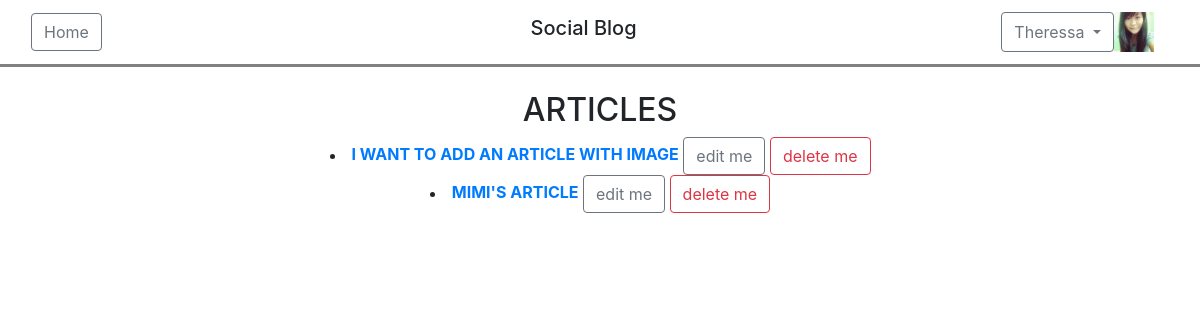
/article/ (signed in), run on an earlier commit of the app's database.
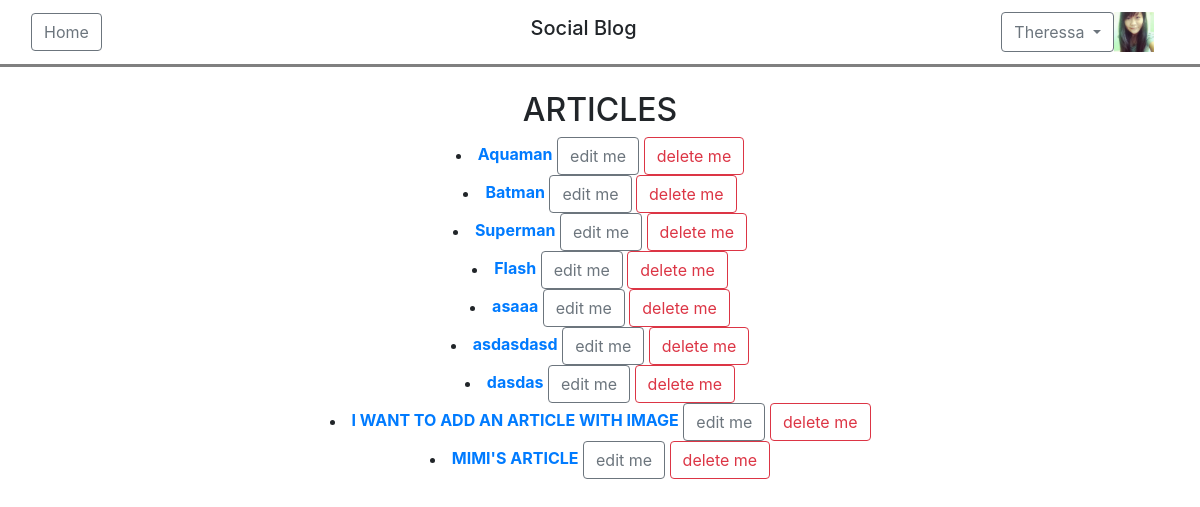
And on a later commit of the database.
### users/models.py (models this page shows, shortened)
class User(AbstractBaseUser, PermissionsMixin):
    email = models.EmailField(('email address'), unique=True)
    firstname = models.CharField(('first name'), max_length=30, blank=True)
    lastname = models.CharField(('last name'), max_length=30, blank=True)
    about_me = models.TextField(('about me'), blank=True)
    date_joined = models.DateTimeField(('date joined'), auto_now_add=True)
    is_active = models.BooleanField(('active'), default=True)
    is_staff = models.BooleanField(('staff'), default=False)
    is_superuser = models.BooleanField(('superuser'), default=False)
    avatar = models.ImageField(upload_to='avatars/', null=True, blank=True, default='avatars/default.png')
    objects = UserManager()
    USERNAME_FIELD = 'email'
    REQUIRED_FIELDS = []
    class Meta:
        verbose_name = ('user')
        verbose_name_plural = ('users')

### blog/models.py (models this page shows, shortened)
class Article(models.Model):
    title =  models.CharField(max_length = 200)
    description = models.TextField()
    owner = models.ForeignKey(settings.AUTH_USER_MODEL, on_delete=models.CASCADE)
    date_published = models.DateTimeField(auto_now_add = True)
    date_modified = models.DateTimeField(auto_now = True)
    article_image = models.ImageField(upload_to='articleImage/', null=True, blank=True)

### blog/views.py (the view)
# urls.py: path('article/', views.user_articles, name = "userarticle"),
def user_articles(request):
    if request.user.is_authenticated:
        form = Article.objects.filter(owner=request.user).order_by('-date_published')
        return render(request, 'blog/userarticles.html', {'form': form})
    else:
        return redirect('users:login')

### blog/templates/blog/userarticles.html (shortened to what this page needs)
{% extends 'users/base.html' %}
{% load widget_tweaks %}
{% load static %}
{% block switch %}
    <div class="btn-group">
        <button type="button" class="btn btn-outline-secondary dropdown-toggle" data-toggle="dropdown" aria-haspopup="true" aria-expanded="false">
            {% if request.user.firstname %}
                {{ request.user.firstname }}
            {% else %}
                {{ request.user.email }}
            {% endif %}
        </button>
    </div>
    <img src="{{ request.user.avatar.url }}" width="40" height="40"></img>
{% endblock%}
{% block content %}
    <div class="container-fluid">
        <div>
            {% if form %}
                <div class="container">
                    <div align="center">
                        <h2>ARTICLES</h2>
                        <div align="center">
                            {% for article in form %}
                                <li>
                                    <a href="{% url 'blog:articledetails' article.id%}" ><b>{{article.title}}</b></a>
                                    <a href="{% url 'blog:editarticle' article.id%}" class="btn btn-outline-secondary"> edit me </a>
                                    <button class="btn btn-outline-danger" type="button" data-toggle="modal" data-target="#deleteModal">delete me</button>
                                </li>
                            {% endfor %}
                        </div>
                    </div>
                </div>
            {% endif %}
        </div>
    </div>
{% endblock %}

### users/templates/users/base.html (shortened to what this page needs)
{% load static %}
{% load widget_tweaks %}
<!DOCTYPE html>
<html>
    <head>
        <link rel="stylesheet" href="https://maxcdn.bootstrapcdn.com/bootstrap/4.3.1/css/bootstrap.min.css">
        <link rel = "stylesheet" type = "text/css" href = "{% static 'users/style.css' %}">
    </head>
<body>
    <nav class="navbar navbar-expand-md" style="border-bottom: 3px solid gray;">
        <div class="container-fluid" >
            <div class="navbar-collapse collapse w-100 ">
                <a href="{% url 'blog:homepage' %}" class="btn btn-outline-secondary">Home</a>
            </div>
            <div class="mx-auto order-0">
                <h1 class="navbar-brand"> Social Blog </h1>
            </div>
            <div class="container">
                <div class="navbar-collapse collapse w-100 ">
                    <div class="navbar-nav ml-auto">
                        {% block switch %}
                        {% endblock%}
                    </div>
                </div>
            </div>
        </div>
    </nav>
    <br>
    {% block content %}
    {% endblock %}
</body>
</html>

What changed in the data, as far as the page shows it:
added Article: title "Aquaman"
added Article: title "Batman"
added Article: title "Superman"
added Article: title "Flash"
added Article: title "asaaa"
added Article: title "asdasdasd"
added Article: title "dasdas"
